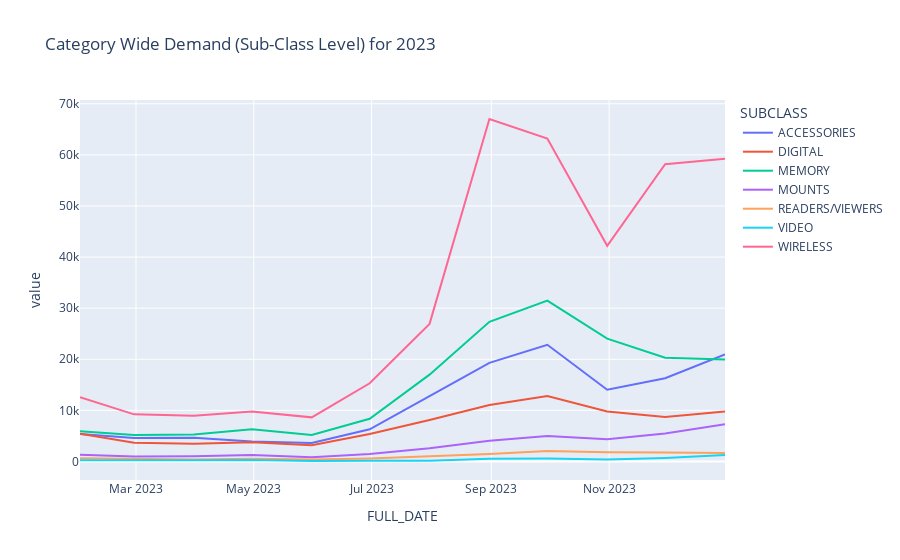

Notebook source saved alongside this figure:
### Code cell
px.line(class_piv.loc["2023"],title='Category Wide Demand (Sub-Class Level) for 2023')

### Figure 1 — Plotly figure (JSON) as saved in the notebook; plotly's stock layout.template omitted (floating-point values rounded to 4 significant figures)
{"data": [{"hovertemplate": "SUBCLASS=ACCESSORIES<br>FULL_DATE=%{x}<br>value=%{y}<extra></extra>", "legendgroup": "ACCESSORIES", "line": {"color": "#636efa", "dash": "solid"}, "marker": {"symbol": "circle"}, "mode": "lines", "name": "ACCESSORIES", "orientation": "v", "showlegend": true, "type": "scatter", "x": ["2023-01-31T00:00:00", "2023-02-28T00:00:00", "2023-03-31T00:00:00", "2023-04-30T00:00:00", "2023-05-31T00:00:00", "2023-06-30T00:00:00", "2023-07-31T00:00:00", "2023-08-31T00:00:00", "2023-09-30T00:00:00", "2023-10-31T00:00:00", "2023-11-30T00:00:00", "2023-12-31T00:00:00"], "xaxis": "x", "y": [5380, 4600, 4660, 3918, 3629, 6286, 12785, 19305, 22839, 14046, 16301, 20926], "yaxis": "y"}, {"hovertemplate": "SUBCLASS=DIGITAL<br>FULL_DATE=%{x}<br>value=%{y}<extra></extra>", "legendgroup": "DIGITAL", "line": {"color": "#EF553B", "dash": "solid"}, "marker": {"symbol": "circle"}, "mode": "lines", "name": "DIGITAL", "orientation": "v", "showlegend": true, "type": "scatter", "x": ["2023-01-31T00:00:00", "2023-02-28T00:00:00", "2023-03-31T00:00:00", "2023-04-30T00:00:00", "2023-05-31T00:00:00", "2023-06-30T00:00:00", "2023-07-31T00:00:00", "2023-08-31T00:00:00", "2023-09-30T00:00:00", "2023-10-31T00:00:00", "2023-11-30T00:00:00", "2023-12-31T00:00:00"], "xaxis": "x", "y": [5439, 3657, 3475, 3751, 3189, 5367, 8125, 11054, 12809, 9780, 8687, 9800], "yaxis": "y"}, {"hovertemplate": "SUBCLASS=MEMORY<br>FULL_DATE=%{x}<br>value=%{y}<extra></extra>", "legendgroup": "MEMORY", "line": {"color": "#00cc96", "dash": "solid"}, "marker": {"symbol": "circle"}, "mode": "lines", "name": "MEMORY", "orientation": "v", "showlegend": true, "type": "scatter", "x": ["2023-01-31T00:00:00", "2023-02-28T00:00:00", "2023-03-31T00:00:00", "2023-04-30T00:00:00", "2023-05-31T00:00:00", "2023-06-30T00:00:00", "2023-07-31T00:00:00", "2023-08-31T00:00:00", "2023-09-30T00:00:00", "2023-10-31T00:00:00", "2023-11-30T00:00:00", "2023-12-31T00:00:00"], "xaxis": "x", "y": [5933, 5158, 5258, 6311, 5163, 8348, 16988, 27338, 31472, 24037, 20316, 19970], "yaxis": "y"}, {"hovertemplate": "SUBCLASS=MOUNTS<br>FULL_DATE=%{x}<br>value=%{y}<extra></extra>", "legendgroup": "MOUNTS", "line": {"color": "#ab63fa", "dash": "solid"}, "marker": {"symbol": "circle"}, "mode": "lines", "name": "MOUNTS", "orientation": "v", "showlegend": true, "type": "scatter", "x": ["2023-01-31T00:00:00", "2023-02-28T00:00:00", "2023-03-31T00:00:00", "2023-04-30T00:00:00", "2023-05-31T00:00:00", "2023-06-30T00:00:00", "2023-07-31T00:00:00", "2023-08-31T00:00:00", "2023-09-30T00:00:00", "2023-10-31T00:00:00", "2023-11-30T00:00:00", "2023-12-31T00:00:00"], "xaxis": "x", "y": [1297, 958, 1037, 1274, 831, 1439, 2569, 4044, 4970, 4336, 5449, 7289], "yaxis": "y"}, {"hovertemplate": "SUBCLASS=READERS/VIEWERS<br>FULL_DATE=%{x}<br>value=%{y}<extra></extra>", "legendgroup": "READERS/VIEWERS", "line": {"color": "#FFA15A", "dash": "solid"}, "marker": {"symbol": "circle"}, "mode": "lines", "name": "READERS/VIEWERS", "orientation": "v", "showlegend": true, "type": "scatter", "x": ["2023-01-31T00:00:00", "2023-02-28T00:00:00", "2023-03-31T00:00:00", "2023-04-30T00:00:00", "2023-05-31T00:00:00", "2023-06-30T00:00:00", "2023-07-31T00:00:00", "2023-08-31T00:00:00", "2023-09-30T00:00:00", "2023-10-31T00:00:00", "2023-11-30T00:00:00", "2023-12-31T00:00:00"], "xaxis": "x", "y": [634, 492, 399, 505, 380, 560, 999, 1437, 2040, 1818, 1752, 1663], "yaxis": "y"}, {"hovertemplate": "SUBCLASS=VIDEO<br>FULL_DATE=%{x}<br>value=%{y}<extra></extra>", "legendgroup": "VIDEO", "line": {"color": "#19d3f3", "dash": "solid"}, "marker": {"symbol": "circle"}, "mode": "lines", "name": "VIDEO", "orientation": "v", "showlegend": true, "type": "scatter", "x": ["2023-01-31T00:00:00", "2023-02-28T00:00:00", "2023-03-31T00:00:00", "2023-04-30T00:00:00", "2023-05-31T00:00:00", "2023-06-30T00:00:00", "2023-07-31T00:00:00", "2023-08-31T00:00:00", "2023-09-30T00:00:00", "2023-10-31T00:00:00", "2023-11-30T00:00:00", "2023-12-31T00:00:00"], "xaxis": "x", "y": [232, 178, 240, 307, 89, 117, 157, 511, 569, 383, 694, 1255], "yaxis": "y"}, {"hovertemplate": "SUBCLASS=WIRELESS<br>FULL_DATE=%{x}<br>value=%{y}<extra></extra>", "legendgroup": "WIRELESS", "line": {"color": "#FF6692", "dash": "solid"}, "marker": {"symbol": "circle"}, "mode": "lines", "name": "WIRELESS", "orientation": "v", "showlegend": true, "type": "scatter", "x": ["2023-01-31T00:00:00", "2023-02-28T00:00:00", "2023-03-31T00:00:00", "2023-04-30T00:00:00", "2023-05-31T00:00:00", "2023-06-30T00:00:00", "2023-07-31T00:00:00", "2023-08-31T00:00:00", "2023-09-30T00:00:00", "2023-10-31T00:00:00", "2023-11-30T00:00:00", "2023-12-31T00:00:00"], "xaxis": "x", "y": [12581, 9215, 8923, 9791, 8631, 15304, 26927, 67027, 63219, 42209, 58166, 59264], "yaxis": "y"}], "layout": {"legend": {"title": {"text": "SUBCLASS"}, "tracegroupgap": 0}, "title": {"text": "Category Wide Demand (Sub-Class Level) for 2023"}, "xaxis": {"anchor": "y", "domain": [0, 1], "title": {"text": "FULL_DATE"}}, "yaxis": {"anchor": "x", "domain": [0, 1], "title": {"text": "value"}}}}
